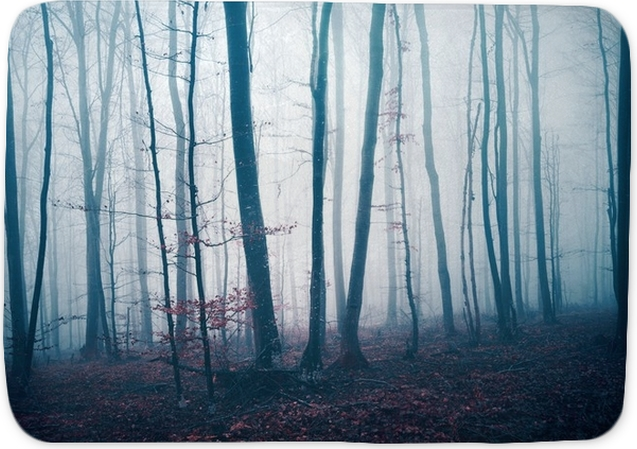
%> input picture test22.jpg, 637 x 449 px
$ octave SnV.m   (GNU Octave 9; MATLAB toolbox functions it lacks are replaced by stand-ins)
%> lines starting %> are read from the running program, lines starting %| are printed output that depends on the picture
clear all;
clc

i = imread('test22.jpg');
%> i is the input picture: size 449x637x3 uint8; mean R, G, B 124.7, 143.2, 155.4
hsv = rgb2hsv(i);
%> hsv: size 449x637x3 double; mean H, S, V 0.554, 0.296, 0.61
h = hsv(:, :, 1); % Hue image.
s = hsv(:, :, 2); % Saturation image.
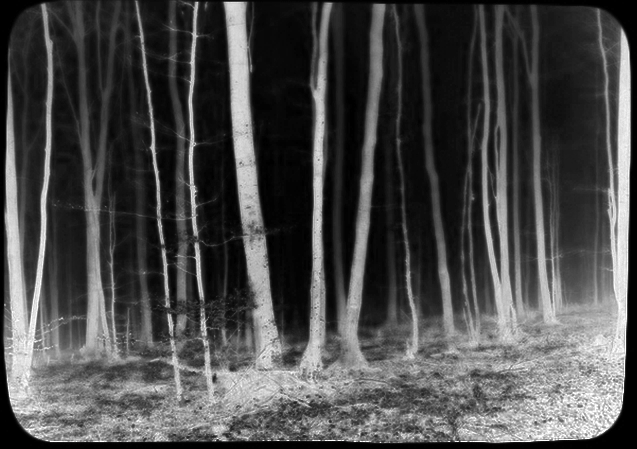
%> s: size 449x637 double; min 0, max 1, mean 0.296
v = hsv(:, :, 3); % Value (intensity) image.
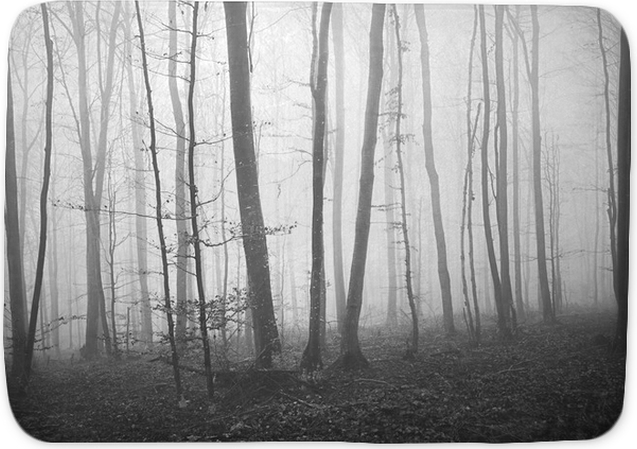
%> v: size 449x637 double; min 0.0314, max 1, mean 0.61
M = fspecial('laplacian',0.3);
v1 = imfilter(v,M);
v2 = imsubtract(v,v1);
s1 = imfilter(s,M);
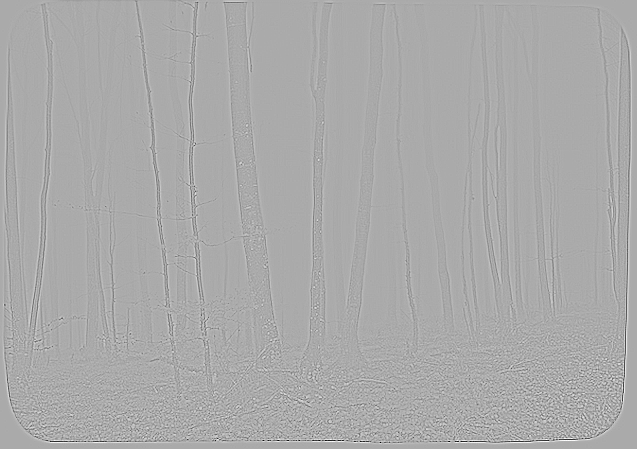
%> s1: size 449x637 double; min -1.92, max 0.951, mean -7.34e-05; drawn with min black and max white
s2 =  imsubtract(s,s1);
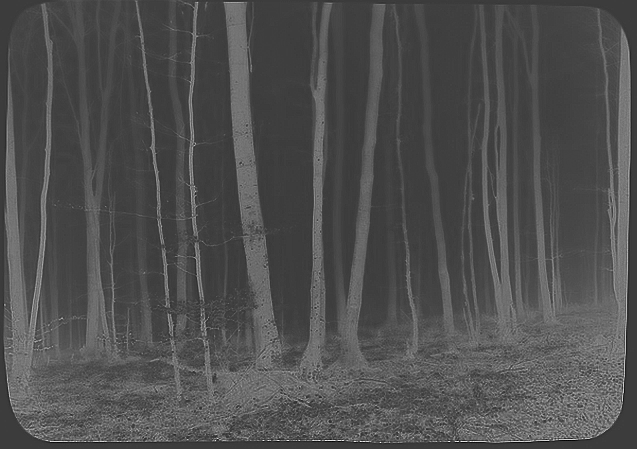
%> s2: size 449x637 double; min -0.908, max 2.92, mean 0.296; drawn with min black and max white
hsv2= cat(3,h,s2,v2);
%> hsv2: size 449x637x3 double; mean H, S, V 0.554, 0.296, 0.617
ime = hsv2rgb(hsv2);
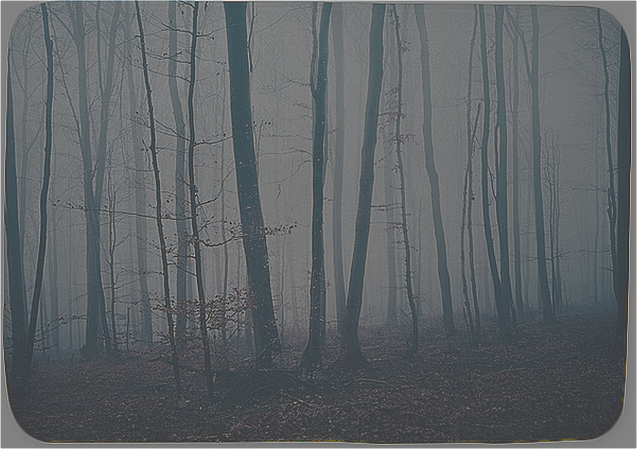
%> ime: size 449x637x3 double; mean R, G, B 0.512, 0.577, 0.617; drawn with min black and max white
subplot(2,2,1); imshow(i); title('original');
subplot(2,2,2); imhist(i);
subplot(2,2,3); imshow(ime); title('HSV2RGB(SnV value)');
subplot(2,2,4); imhist(ime);
%> after `imhist(ime)`:
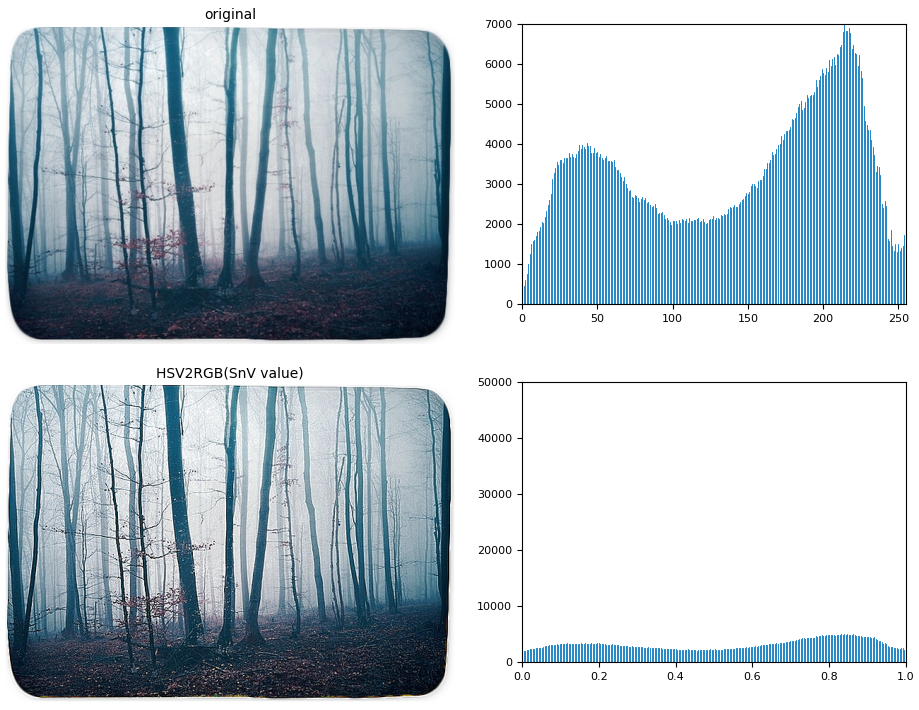
%> figure redrawn from the program's plot data, 4 panels

% Read the dimensions of the image.
[rows columns ~] = size(i);
%> rows = 449; columns = 637

% Calculate mean square error of R, G, B.
mseRImage = (double(i) - double(ime)) .^ 2;
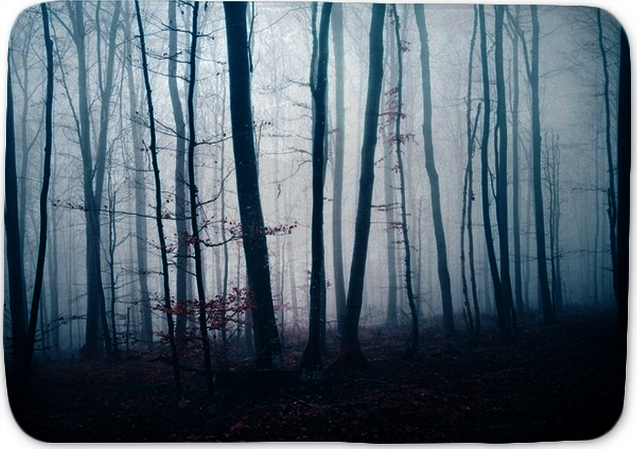
%> mseRImage: size 449x637x3 double; mean R, G, B 21467.2, 25358.2, 28216.9; drawn with min black and max white
mseGImage = (double(i) - double(ime)) .^ 2;
mseBImage = (double(i) - double(ime)) .^ 2;

mseR = sum(sum(mseRImage)) / (rows * columns);
%> mseR = [21467.2 25358.2 28216.9]
mseG = sum(sum(mseGImage)) / (rows * columns);
%> mseG = [21467.2 25358.2 28216.9]
mseB = sum(sum(mseBImage)) / (rows * columns);
%> mseB = [21467.2 25358.2 28216.9]

% A(:,:,1) would mean all rows and all columns in the first image plane - in other words, the red channel of the image.

% Average mean square error of R, G, B. mse -> (x,y) = sum(V(i,j) - V)^2
mse = (mseR + mseG + mseB)/3;
%> mse = [21467.2 25358.2 28216.9]

% Calculate PSNR (Peak Signal to noise ratio).
%> (the run ends here)
